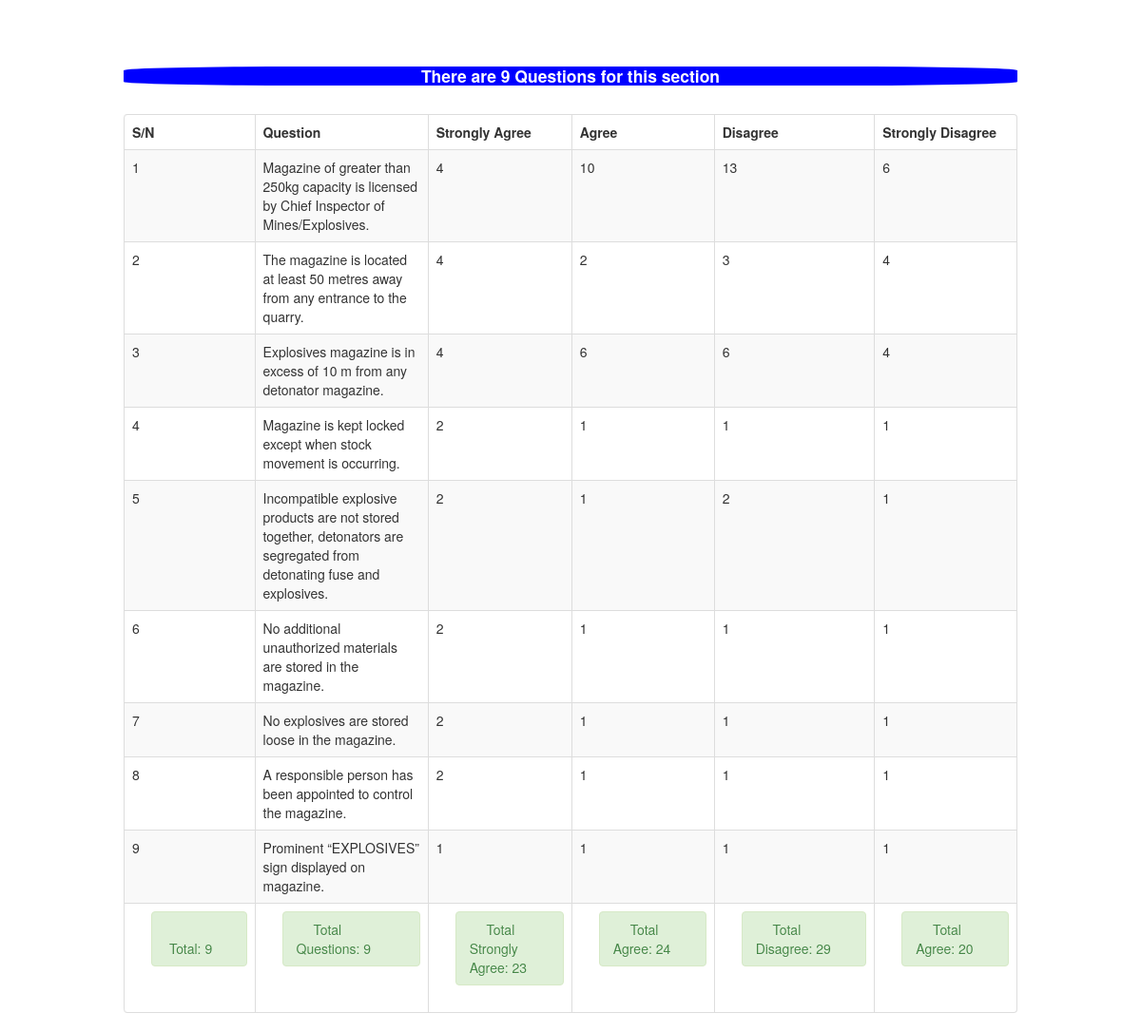
The page /admin/qes_table.php on the database its author committed.
### tables this page shows
CREATE TABLE `qes_table` (
  `ID` int(11) NOT NULL,
  `Question` text NOT NULL,
  `OptionA` varchar(255) NOT NULL,
  `OptionB` varchar(255) NOT NULL,
  `OptionC` varchar(255) NOT NULL,
  `OptionD` varchar(255) NOT NULL,
  `Strongly_Agree` int(11) NOT NULL DEFAULT '1',
  `Agree` int(11) NOT NULL DEFAULT '1',
  `Disagree` int(11) NOT NULL DEFAULT '1',
  `Strongly_Disagree` int(11) NOT NULL DEFAULT '1'
);

### admin/qes_table.php (the view, shortened to what this page needs)
<!DOCTYPE html>
<html>
<head>
     <link href="sum_number/css/bootstrap.css" rel="stylesheet" type="text/css" media="screen">
</head>
<body>
<br>
<br>
<div class="container">
<br />
	     <table  class="table table-striped table-bordered">
                            <thead>
                                <tr>
                                    <th>S/N</th>
                                    <th>Question</th>
                                    <th>Strongly Agree</th>
                                    <th>Agree</th>
                                    <th>Disagree</th>
                                    <th>Strongly Disagree</th>
                                </tr>
                            </thead>
                            <tbody>
							<?php
							$query=mysqli_query($mysqli, "select * from qes_table")or die(mysqli_error());
                            $numberOfRows= mysqli_num_rows($query);
                            echo "<h4>There are " . " " . $numberOfRows . " ". "Questions for this section</h4><br \>";
							while($row=mysqli_fetch_array($query)){
							?>
								<tr>
								     <td><?php echo $row['ID'] ?></td>
                                     <td><?php echo $row['Question'] ?></td>
                                     <td><?php echo $row['Strongly_Agree'] ?></td>
                                     <td><?php echo $row['Agree'] ?></td>
                                     <td><?php echo $row['Disagree'] ?></td>
                                     <td><?php echo $row['Strongly_Disagree'] ?></td>
                                </tr>
						          <?php } ?>
						  <?php
                            $result = mysqli_query($mysqli, "SELECT count(ID) FROM qes_table") or die(mysqli_error());
                            while ($rows = mysqli_fetch_array($result)) {
                                ?>
                        <tr>
                                    <td>
                                        <div class="pull-right">
                                            <div class="span"><div class="alert alert-success"><i class="icon-credit-card icon-large"></i>&nbsp;Total:&nbsp;<?php
                                            $totalID = $rows['count(ID)'];
                                            echo $totalID ."<br \> ";
                                         ?>
                                            </div></div>
                                        </div>
                                    </td>
                                <?php }
                                ?>
                            <?php
                            $result = mysqli_query($mysqli, "SELECT count(Question) FROM qes_table") or die(mysqli_error());
                            while ($rows = mysqli_fetch_array($result)) {
                                ?>
                                    <td>
                                        <div class="pull-right">
                                            <div class="span"><div class="alert alert-success"><i class="icon-credit-card icon-large"></i>&nbsp;Total Questions:&nbsp;<?php
                                            $totalQuestion = $rows['count(Question)'];
                                            echo $totalQuestion ."<br \> ";
                                         ?>
                                            </div></div>
                                        </div>
                                    </td>
                                <?php }
                                ?>
						   <?php
                            $result = mysqli_query($mysqli, "SELECT sum(Strongly_Agree) FROM qes_table") or die(mysqli_error());
                            while ($rows = mysqli_fetch_array($result)) {
                                ?>
                                    <td>
                                        <div class="pull-right">
                                            <div class="span"><div class="alert alert-success"><i class="icon-credit-card icon-large"></i>&nbsp;Total Strongly Agree:&nbsp;<?php
                                            $sumStronglyAgree = $rows['sum(Strongly_Agree)'];
                                            echo $sumStronglyAgree ."<br \> ";
                                         ?>
                                            </div></div>
                                        </div>
                                    </td>
                                <?php }
                                ?>
                                <?php
                            $result = mysqli_query($mysqli, "SELECT sum(Agree) FROM qes_table") or die(mysqli_error());
                            while ($rows = mysqli_fetch_array($result)) {
                                ?>
                                    <td>
                                        <div class="pull-right">
                                            <div class="span"><div class="alert alert-success"><i class="icon-credit-card icon-large"></i>&nbsp;Total Agree:&nbsp;<?php
                                            $sumAgree = $rows['sum(Agree)'];
                                            echo $sumAgree ."<br \> ";
                                         ?>
                                            </div></div>
                                        </div>
                                    </td>
                                <?php }
                                ?>
                                <?php
                            $result = mysqli_query($mysqli, "SELECT sum(Disagree) FROM qes_table") or die(mysqli_error());
                            while ($rows = mysqli_fetch_array($result)) {
                                ?>
                                    <td>
                                        <div class="pull-right">
                                            <div class="span"><div class="alert alert-success"><i class="icon-credit-card icon-large"></i>&nbsp;Total Disagree:&nbsp;<?php
                                            $sumDisagree = $rows['sum(Disagree)'];
                                            echo $sumDisagree ."<br \> ";
                                         ?>
                                            </div></div>
                                        </div>
                                    </td>
                                <?php }
                                ?>
                                <?php
                            $result = mysqli_query($mysqli, "SELECT sum(Strongly_Disagree) FROM qes_table") or die(mysqli_error());
                            while ($rows = mysqli_fetch_array($result)) {
                                ?>
                                    <td>
                                        <div class="pull-right">
                                            <div class="span"><div class="alert alert-success"><i class="icon-credit-card icon-large"></i>&nbsp;Total Agree:&nbsp;<?php
                                            $sumStronglyDisagree = $rows['sum(Strongly_Disagree)'];
                                            echo $sumStronglyDisagree ."<br \> ";
                                         ?>
                                            </div></div>
                                        </div>
                                    </td>
                            </tr>
                                <?php }
                                ?>
                             </tbody>
                        </table>
</div>
</body>
</html>

### admin/qes_table.php (style rules this page uses)
h4 { color:white; background-color: blue; border-radius:20%; text-align: center; }

### rows shown on the page
qes_table: ID "1", Question "Magazine of greater than 250kg capacity is licensed by Chief Inspector of Mines/Explosives.", Strongly_Agree "4", Agree "10", Disagree "13", Strongly_Disagree "6"
qes_table: ID "2", Question "The magazine is located at least 50 metres away from any entrance to the quarry.", Strongly_Agree "4", Agree "2", Disagree "3", Strongly_Disagree "4"
qes_table: ID "3", Question "Explosives magazine is in excess of 10 m from any detonator magazine.", Strongly_Agree "4", Agree "6", Disagree "6", Strongly_Disagree "4"
qes_table: ID "4", Question "Magazine is kept locked except when stock movement is occurring.", Strongly_Agree "2", Agree "1", Disagree "1", Strongly_Disagree "1"
qes_table: ID "5", Question "Incompatible explosive products are not stored together, detonators are segregated from detonating fuse and explosives.", Strongly_Agree "2", Agree "1", Disagree "2", Strongly_Disagree "1"
qes_table: ID "6", Question "No additional unauthorized materials are stored in the magazine.", Strongly_Agree "2", Agree "1", Disagree "1", Strongly_Disagree "1"
qes_table: ID "7", Question "No explosives are stored loose in the magazine.", Strongly_Agree "2", Agree "1", Disagree "1", Strongly_Disagree "1"
qes_table: ID "8", Question "A responsible person has been appointed to control the magazine.", Strongly_Agree "2", Agree "1", Disagree "1", Strongly_Disagree "1"
qes_table: ID "9", Question "Prominent “EXPLOSIVES” sign displayed on magazine.", Strongly_Agree "1", Agree "1", Disagree "1", Strongly_Disagree "1"

### other values the page prints
$numberOfRows "9"
$totalID "9"
$totalQuestion "9"
$sumStronglyAgree "23"
$sumAgree "24"
$sumDisagree "29"
$sumStronglyDisagree "20"
